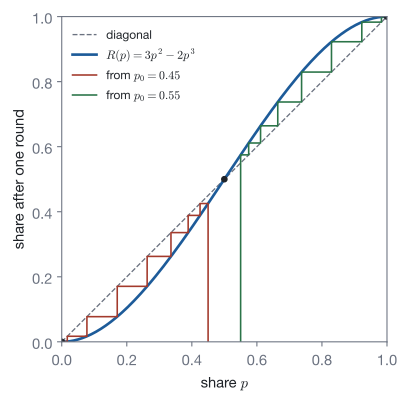

This chart was generated by the following Python code:
"""The mean-field majority map R(p) = 3p^2 - 2p^3 with two iterations drawn as staircases."""
import os
import sys

sys.path.insert(0, os.path.join(os.path.dirname(os.path.abspath(__file__)), "..", "..", "..", "_filters"))
from figstyle import *  # noqa: E402,F403

import numpy as np  # noqa: E402


def R(p):
    return 3 * p**2 - 2 * p**3


p = np.linspace(0, 1, 400)
fig, ax = plt.subplots(figsize=(4.6, 4.4))
ax.plot(p, p, color=MUTED, lw=1, ls="--", label="diagonal")
ax.plot(p, R(p), color=ACCENT, lw=2, label=r"$R(p) = 3p^2 - 2p^3$")
for p0, colour in ((0.45, STATEMENT), (0.55, EXAMPLE)):
    x, xs, ys = p0, [p0], [0.0]
    for _ in range(8):
        y = R(x)
        xs += [x, y]
        ys += [y, y]
        x = y
    ax.plot(xs, ys, color=colour, lw=1.2, label=rf"from $p_0 = {p0}$")
ax.plot([0, 0.5, 1], [0, 0.5, 1], "o", color=INK, ms=4)
ax.set_xlim(0, 1)
ax.set_ylim(0, 1)
ax.set_aspect("equal")
ax.set_xlabel(r"share $p$")
ax.set_ylabel(r"share after one round")
ax.legend(frameon=False, loc="upper left", fontsize=9)
save_figure(fig, "majority_map")
